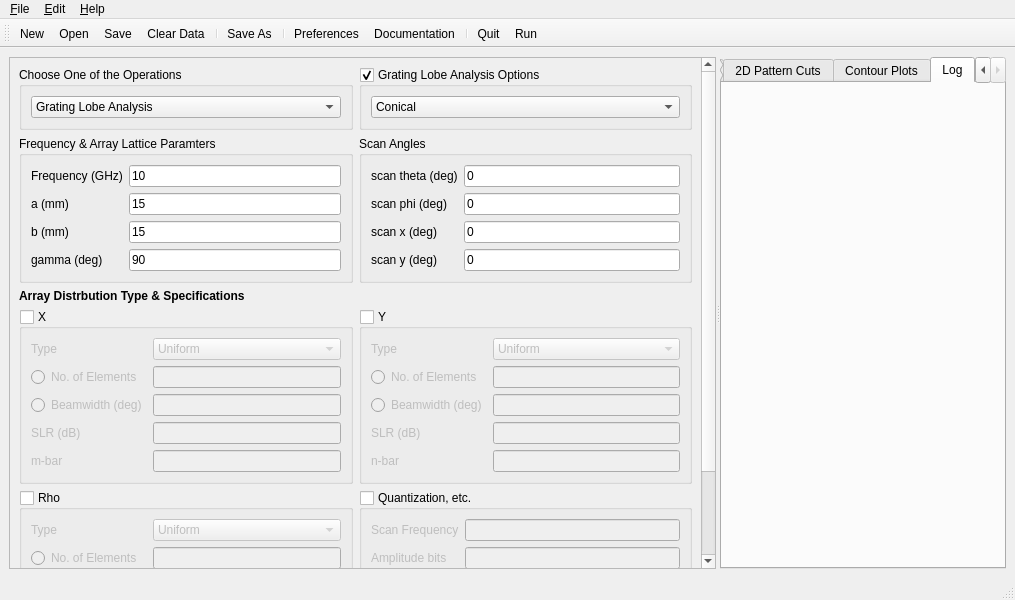
<?xml version="1.0" encoding="UTF-8"?>
<ui version="4.0">
 <class>MainWindow</class>
 <widget class="QMainWindow" name="MainWindow">
  <property name="geometry">
   <rect>
    <x>0</x>
    <y>0</y>
    <width>1015</width>
    <height>600</height>
   </rect>
  </property>
  <property name="windowTitle">
   <string>Arraytool GUI Application</string>
  </property>
  <widget class="QWidget" name="centralwidget">
   <layout class="QHBoxLayout" name="horizontalLayout_2">
    <item>
     <widget class="QSplitter" name="splitter">
      <property name="orientation">
       <enum>Qt::Horizontal</enum>
      </property>
      <widget class="QWidget" name="horizontalLayoutWidget">
       <layout class="QHBoxLayout" name="horizontalLayout">
        <item>
         <widget class="QScrollArea" name="scrollArea">
          <property name="sizePolicy">
           <sizepolicy hsizetype="Expanding" vsizetype="Expanding">
            <horstretch>0</horstretch>
            <verstretch>0</verstretch>
           </sizepolicy>
          </property>
          <property name="widgetResizable">
           <bool>true</bool>
          </property>
          <widget class="QWidget" name="scrollAreaWidgetContents">
           <property name="geometry">
            <rect>
             <x>0</x>
             <y>0</y>
             <width>770</width>
             <height>756</height>
            </rect>
           </property>
           <layout class="QGridLayout" name="gridLayout_2">
            <item row="1" column="1">
             <widget class="QGroupBox" name="groupBox_3">
              <property name="title">
               <string>Scan Angles</string>
              </property>
              <layout class="QGridLayout" name="gridLayout_4">
               <item row="0" column="0">
                <layout class="QGridLayout" name="gridLayout_5">
                 <item row="2" column="1">
                  <widget class="QLineEdit" name="linescanx">
                   <property name="toolTip">
                    <string>See the Documentation</string>
                   </property>
                   <property name="statusTip">
                    <string>See the Documentation</string>
                   </property>
                   <property name="text">
                    <string>0</string>
                   </property>
                  </widget>
                 </item>
                 <item row="3" column="1">
                  <widget class="QLineEdit" name="linescany">
                   <property name="toolTip">
                    <string>See the Documentation</string>
                   </property>
                   <property name="statusTip">
                    <string>See the Documentation</string>
                   </property>
                   <property name="text">
                    <string>0</string>
                   </property>
                  </widget>
                 </item>
                 <item row="1" column="0">
                  <widget class="QLabel" name="label_5">
                   <property name="text">
                    <string>scan phi (deg)</string>
                   </property>
                  </widget>
                 </item>
                 <item row="2" column="0">
                  <widget class="QLabel" name="label_6">
                   <property name="text">
                    <string>scan x (deg)</string>
                   </property>
                  </widget>
                 </item>
                 <item row="1" column="1">
                  <widget class="QLineEdit" name="linescanp">
                   <property name="toolTip">
                    <string>Phi Component of Scan Angle</string>
                   </property>
                   <property name="statusTip">
                    <string>Phi Component of Scan Angle</string>
                   </property>
                   <property name="text">
                    <string>0</string>
                   </property>
                  </widget>
                 </item>
                 <item row="0" column="0">
                  <widget class="QLabel" name="label_7">
                   <property name="text">
                    <string>scan theta (deg)</string>
                   </property>
                  </widget>
                 </item>
                 <item row="3" column="0">
                  <widget class="QLabel" name="label_8">
                   <property name="text">
                    <string>scan y (deg)</string>
                   </property>
                  </widget>
                 </item>
                 <item row="0" column="1">
                  <widget class="QLineEdit" name="linescant">
                   <property name="toolTip">
                    <string>Theta Component of Scan Angle</string>
                   </property>
                   <property name="statusTip">
                    <string>Theta Component of Scan Angle</string>
                   </property>
                   <property name="text">
                    <string>0</string>
                   </property>
                  </widget>
                 </item>
                </layout>
               </item>
              </layout>
             </widget>
            </item>
            <item row="3" column="0">
             <widget class="QGroupBox" name="groupX">
              <property name="toolTip">
               <string>Array Distribution along X</string>
              </property>
              <property name="statusTip">
               <string>Array Distribution along X</string>
              </property>
              <property name="title">
               <string>X</string>
              </property>
              <property name="checkable">
               <bool>true</bool>
              </property>
              <property name="checked">
               <bool>false</bool>
              </property>
              <layout class="QGridLayout" name="gridLayout_6">
               <item row="3" column="0">
                <widget class="QLabel" name="label_10">
                 <property name="text">
                  <string>SLR (dB)</string>
                 </property>
                </widget>
               </item>
               <item row="4" column="0">
                <widget class="QLabel" name="label_11">
                 <property name="text">
                  <string>m-bar</string>
                 </property>
                </widget>
               </item>
               <item row="0" column="1">
                <widget class="QComboBox" name="comboX">
                 <property name="toolTip">
                  <string>Ax(x)</string>
                 </property>
                 <property name="statusTip">
                  <string>Ax(x)</string>
                 </property>
                 <item>
                  <property name="text">
                   <string>Uniform</string>
                  </property>
                 </item>
                 <item>
                  <property name="text">
                   <string>Binomial</string>
                  </property>
                 </item>
                 <item>
                  <property name="text">
                   <string>Dolph-Chebyshev</string>
                  </property>
                 </item>
                 <item>
                  <property name="text">
                   <string>Taylor One Paramter</string>
                  </property>
                 </item>
                 <item>
                  <property name="text">
                   <string>Taylor n-bar (Villeneuve)</string>
                  </property>
                 </item>
                 <item>
                  <property name="text">
                   <string>Uniform Diff</string>
                  </property>
                 </item>
                 <item>
                  <property name="text">
                   <string>Triangular Diff</string>
                  </property>
                 </item>
                 <item>
                  <property name="text">
                   <string>Bayliss n-bar Diff</string>
                  </property>
                 </item>
                </widget>
               </item>
               <item row="1" column="0">
                <widget class="QRadioButton" name="radioButton">
                 <property name="text">
                  <string>No. of Elements</string>
                 </property>
                </widget>
               </item>
               <item row="0" column="0">
                <layout class="QVBoxLayout" name="verticalLayout">
                 <item>
                  <widget class="QLabel" name="label_9">
                   <property name="text">
                    <string>Type</string>
                   </property>
                  </widget>
                 </item>
                </layout>
               </item>
               <item row="1" column="1">
                <widget class="QLineEdit" name="linenoeX">
                 <property name="toolTip">
                  <string>M</string>
                 </property>
                 <property name="statusTip">
                  <string>M</string>
                 </property>
                </widget>
               </item>
               <item row="2" column="1">
                <widget class="QLineEdit" name="linebwX">
                 <property name="toolTip">
                  <string>BW X</string>
                 </property>
                 <property name="statusTip">
                  <string>BW X</string>
                 </property>
                </widget>
               </item>
               <item row="3" column="1">
                <widget class="QLineEdit" name="lineslrX">
                 <property name="toolTip">
                  <string>Side Lobe Ratio in X</string>
                 </property>
                 <property name="statusTip">
                  <string>Side Lobe Ratio in X</string>
                 </property>
                </widget>
               </item>
               <item row="4" column="1">
                <widget class="QLineEdit" name="linembar">
                 <property name="toolTip">
                  <string>Taylor's n-bar Paramter along X</string>
                 </property>
                </widget>
               </item>
               <item row="2" column="0">
                <widget class="QRadioButton" name="radioButton_2">
                 <property name="text">
                  <string>Beamwidth (deg)</string>
                 </property>
                </widget>
               </item>
              </layout>
             </widget>
            </item>
            <item row="4" column="0">
             <widget class="QGroupBox" name="groupRho">
              <property name="toolTip">
               <string>Array Distribution along Rho</string>
              </property>
              <property name="title">
               <string>Rho</string>
              </property>
              <property name="checkable">
               <bool>true</bool>
              </property>
              <property name="checked">
               <bool>false</bool>
              </property>
              <layout class="QGridLayout" name="gridLayout_8">
               <item row="2" column="0">
                <widget class="QRadioButton" name="radioButton_5">
                 <property name="text">
                  <string>Beamwidth (deg)</string>
                 </property>
                </widget>
               </item>
               <item row="1" column="0">
                <widget class="QRadioButton" name="radioButton_6">
                 <property name="text">
                  <string>No. of Elements</string>
                 </property>
                </widget>
               </item>
               <item row="0" column="0">
                <layout class="QVBoxLayout" name="verticalLayout_3">
                 <item>
                  <widget class="QLabel" name="label_15">
                   <property name="text">
                    <string>Type</string>
                   </property>
                  </widget>
                 </item>
                </layout>
               </item>
               <item row="3" column="0">
                <widget class="QLabel" name="label_16">
                 <property name="text">
                  <string>SLR (dB)</string>
                 </property>
                </widget>
               </item>
               <item row="4" column="0">
                <widget class="QLabel" name="label_17">
                 <property name="text">
                  <string>p-bar</string>
                 </property>
                </widget>
               </item>
               <item row="1" column="1">
                <widget class="QLineEdit" name="linenoeR">
                 <property name="toolTip">
                  <string>P (along X axis)</string>
                 </property>
                </widget>
               </item>
               <item row="2" column="1">
                <widget class="QLineEdit" name="linebwR">
                 <property name="toolTip">
                  <string>BW Rho</string>
                 </property>
                </widget>
               </item>
               <item row="3" column="1">
                <widget class="QLineEdit" name="lineslrR">
                 <property name="toolTip">
                  <string>Side Lobe Ratio in Rho</string>
                 </property>
                </widget>
               </item>
               <item row="4" column="1">
                <widget class="QLineEdit" name="linepbar">
                 <property name="toolTip">
                  <string>Taylor's n-bar Paramter along Rho</string>
                 </property>
                </widget>
               </item>
               <item row="0" column="1">
                <widget class="QComboBox" name="comboRho">
                 <property name="toolTip">
                  <string>Arho(rho)</string>
                 </property>
                 <item>
                  <property name="text">
                   <string>Uniform</string>
                  </property>
                 </item>
                 <item>
                  <property name="text">
                   <string>Hansen One Parameter</string>
                  </property>
                 </item>
                 <item>
                  <property name="text">
                   <string>Taylor Circular n-bar</string>
                  </property>
                 </item>
                 <item>
                  <property name="text">
                   <string>Circular Bayliss</string>
                  </property>
                 </item>
                </widget>
               </item>
              </layout>
             </widget>
            </item>
            <item row="1" column="0">
             <widget class="QGroupBox" name="groupBox_2">
              <property name="title">
               <string>Frequency &amp;&amp; Array Lattice Paramters </string>
              </property>
              <layout class="QGridLayout" name="gridLayout_3">
               <item row="0" column="0">
                <layout class="QGridLayout" name="gridLayout">
                 <item row="1" column="0">
                  <widget class="QLabel" name="label_3">
                   <property name="text">
                    <string>a (mm)</string>
                   </property>
                  </widget>
                 </item>
                 <item row="2" column="0">
                  <widget class="QLabel" name="label">
                   <property name="text">
                    <string>b (mm)</string>
                   </property>
                  </widget>
                 </item>
                 <item row="0" column="1">
                  <widget class="QLineEdit" name="linefreq">
                   <property name="toolTip">
                    <string>Frequency of Operation</string>
                   </property>
                   <property name="statusTip">
                    <string>Frequency of Operation</string>
                   </property>
                   <property name="text">
                    <string>10</string>
                   </property>
                  </widget>
                 </item>
                 <item row="0" column="0">
                  <widget class="QLabel" name="label_2">
                   <property name="text">
                    <string>Frequency (GHz)</string>
                   </property>
                  </widget>
                 </item>
                 <item row="3" column="0">
                  <widget class="QLabel" name="label_4">
                   <property name="text">
                    <string>gamma (deg)</string>
                   </property>
                  </widget>
                 </item>
                 <item row="1" column="1">
                  <widget class="QLineEdit" name="linea">
                   <property name="toolTip">
                    <string>Uniform Separation along X Axis</string>
                   </property>
                   <property name="statusTip">
                    <string>Uniform Separation along X Axis</string>
                   </property>
                   <property name="text">
                    <string>15</string>
                   </property>
                  </widget>
                 </item>
                 <item row="2" column="1">
                  <widget class="QLineEdit" name="lineb">
                   <property name="toolTip">
                    <string>Uniform Separation along Y Axis</string>
                   </property>
                   <property name="statusTip">
                    <string>Uniform Separation along Y Axis</string>
                   </property>
                   <property name="text">
                    <string>15</string>
                   </property>
                  </widget>
                 </item>
                 <item row="3" column="1">
                  <widget class="QLineEdit" name="linegamma">
                   <property name="toolTip">
                    <string>Array Lattice Angle</string>
                   </property>
                   <property name="statusTip">
                    <string>Array Lattice Angle</string>
                   </property>
                   <property name="text">
                    <string>90</string>
                   </property>
                  </widget>
                 </item>
                </layout>
               </item>
              </layout>
             </widget>
            </item>
            <item row="3" column="1">
             <widget class="QGroupBox" name="groupY">
              <property name="toolTip">
               <string>Array Distribution along Y</string>
              </property>
              <property name="title">
               <string>Y</string>
              </property>
              <property name="checkable">
               <bool>true</bool>
              </property>
              <property name="checked">
               <bool>false</bool>
              </property>
              <layout class="QGridLayout" name="gridLayout_7">
               <item row="2" column="0">
                <widget class="QRadioButton" name="radioButton_3">
                 <property name="text">
                  <string>Beamwidth (deg)</string>
                 </property>
                </widget>
               </item>
               <item row="1" column="0">
                <widget class="QRadioButton" name="radioButton_4">
                 <property name="text">
                  <string>No. of Elements</string>
                 </property>
                </widget>
               </item>
               <item row="0" column="0">
                <layout class="QVBoxLayout" name="verticalLayout_2">
                 <item>
                  <widget class="QLabel" name="label_12">
                   <property name="text">
                    <string>Type</string>
                   </property>
                  </widget>
                 </item>
                </layout>
               </item>
               <item row="3" column="0">
                <widget class="QLabel" name="label_13">
                 <property name="text">
                  <string>SLR (dB)</string>
                 </property>
                </widget>
               </item>
               <item row="4" column="0">
                <widget class="QLabel" name="label_14">
                 <property name="text">
                  <string>n-bar</string>
                 </property>
                </widget>
               </item>
               <item row="1" column="1">
                <widget class="QLineEdit" name="linenoeY">
                 <property name="toolTip">
                  <string>N</string>
                 </property>
                </widget>
               </item>
               <item row="2" column="1">
                <widget class="QLineEdit" name="linebwY">
                 <property name="toolTip">
                  <string>BW Y</string>
                 </property>
                </widget>
               </item>
               <item row="3" column="1">
                <widget class="QLineEdit" name="lineslrY">
                 <property name="toolTip">
                  <string>Side Lobe Ratio in Y</string>
                 </property>
                </widget>
               </item>
               <item row="4" column="1">
                <widget class="QLineEdit" name="linenbar">
                 <property name="toolTip">
                  <string>Taylor's n-bar Paramter along Y</string>
                 </property>
                </widget>
               </item>
               <item row="0" column="1">
                <widget class="QComboBox" name="comboY">
                 <item>
                  <property name="text">
                   <string>Uniform</string>
                  </property>
                 </item>
                 <item>
                  <property name="text">
                   <string>Binomial</string>
                  </property>
                 </item>
                 <item>
                  <property name="text">
                   <string>Dolph-Chebyshev</string>
                  </property>
                 </item>
                 <item>
                  <property name="text">
                   <string>Taylor One Paramter</string>
                  </property>
                 </item>
                 <item>
                  <property name="text">
                   <string>Taylor n-bar (Villeneuve)</string>
                  </property>
                 </item>
                 <item>
                  <property name="text">
                   <string>Uniform Diff</string>
                  </property>
                 </item>
                 <item>
                  <property name="text">
                   <string>Triangular Diff</string>
                  </property>
                 </item>
                 <item>
                  <property name="text">
                   <string>Bayliss n-bar Diff</string>
                  </property>
                 </item>
                </widget>
               </item>
              </layout>
             </widget>
            </item>
            <item row="4" column="1">
             <widget class="QGroupBox" name="groupQuant">
              <property name="title">
               <string>Quantization, etc.</string>
              </property>
              <property name="checkable">
               <bool>true</bool>
              </property>
              <property name="checked">
               <bool>false</bool>
              </property>
              <layout class="QGridLayout" name="gridLayout_9">
               <item row="0" column="1">
                <widget class="QLineEdit" name="linescanfreq">
                 <property name="toolTip">
                  <string>Frequency at which Phase Shifters are Tuned</string>
                 </property>
                </widget>
               </item>
               <item row="0" column="0">
                <layout class="QVBoxLayout" name="verticalLayout_4">
                 <item>
                  <widget class="QLabel" name="label_18">
                   <property name="text">
                    <string>Scan Frequency</string>
                   </property>
                  </widget>
                 </item>
                </layout>
               </item>
               <item row="3" column="0">
                <widget class="QLabel" name="label_19">
                 <property name="text">
                  <string>dB Lower limit</string>
                 </property>
                </widget>
               </item>
               <item row="1" column="1">
                <widget class="QLineEdit" name="lineabits">
                 <property name="toolTip">
                  <string>Amplitude Quantization bits</string>
                 </property>
                </widget>
               </item>
               <item row="2" column="1">
                <widget class="QLineEdit" name="linepbits">
                 <property name="toolTip">
                  <string>Phase Quantization bits</string>
                 </property>
                </widget>
               </item>
               <item row="3" column="1">
                <widget class="QLineEdit" name="linedblimit">
                 <property name="toolTip">
                  <string>dB Lower Limit for Plotting Purpose</string>
                 </property>
                </widget>
               </item>
               <item row="4" column="0" colspan="2">
                <widget class="QPushButton" name="pushplotspec">
                 <property name="toolTip">
                  <string>Theta Cut, Phi Cut, Theta Resolution, Phi Resolution, 2D Pattern, 3D Pattern, etc</string>
                 </property>
                 <property name="text">
                  <string>Plot Specifications</string>
                 </property>
                </widget>
               </item>
               <item row="1" column="0">
                <widget class="QLabel" name="label_21">
                 <property name="text">
                  <string>Amplitude bits</string>
                 </property>
                </widget>
               </item>
               <item row="2" column="0">
                <widget class="QLabel" name="label_22">
                 <property name="text">
                  <string>Phase bits</string>
                 </property>
                </widget>
               </item>
              </layout>
             </widget>
            </item>
            <item row="0" column="0">
             <widget class="QGroupBox" name="groupOperations">
              <property name="title">
               <string>Choose One of the Operations</string>
              </property>
              <layout class="QGridLayout" name="gridLayout_10">
               <item row="0" column="0">
                <layout class="QVBoxLayout" name="verticalLayout_5"/>
               </item>
               <item row="1" column="0">
                <widget class="QComboBox" name="comboOperations">
                 <property name="toolTip">
                  <string>Choose one of the Operations</string>
                 </property>
                 <property name="statusTip">
                  <string>Choose one of the Operations</string>
                 </property>
                 <item>
                  <property name="text">
                   <string>Grating Lobe Analysis</string>
                  </property>
                 </item>
                 <item>
                  <property name="text">
                   <string>Typical Array Analysis &amp; Synthesis</string>
                  </property>
                 </item>
                 <item>
                  <property name="text">
                   <string>User Defined Array Analysis</string>
                  </property>
                 </item>
                 <item>
                  <property name="text">
                   <string>Shaped Beam Synthesis</string>
                  </property>
                 </item>
                 <item>
                  <property name="text">
                   <string>Mutual Coupling Analysis</string>
                  </property>
                 </item>
                </widget>
               </item>
              </layout>
             </widget>
            </item>
            <item row="0" column="1">
             <widget class="QGroupBox" name="groupGrating">
              <property name="title">
               <string>Grating Lobe Analysis Options</string>
              </property>
              <property name="checkable">
               <bool>true</bool>
              </property>
              <layout class="QGridLayout" name="gridLayout_11">
               <item row="0" column="0">
                <layout class="QVBoxLayout" name="verticalLayout_6">
                 <item>
                  <widget class="QComboBox" name="comboGrating">
                   <property name="toolTip">
                    <string>Choose among Different Scan Sector Options</string>
                   </property>
                   <property name="statusTip">
                    <string>Choose among Different Scan Sector Options</string>
                   </property>
                   <item>
                    <property name="text">
                     <string>Conical</string>
                    </property>
                   </item>
                   <item>
                    <property name="text">
                     <string>Rectangular</string>
                    </property>
                   </item>
                   <item>
                    <property name="text">
                     <string>Knittel Side</string>
                    </property>
                   </item>
                   <item>
                    <property name="text">
                     <string>Knittel Top</string>
                    </property>
                   </item>
                  </widget>
                 </item>
                </layout>
               </item>
              </layout>
             </widget>
            </item>
            <item row="2" column="0" colspan="2">
             <widget class="QLabel" name="label_20">
              <property name="font">
               <font>
                <weight>75</weight>
                <bold>true</bold>
               </font>
              </property>
              <property name="text">
               <string>Array Distrbution Type &amp; Specifications</string>
              </property>
             </widget>
            </item>
           </layout>
          </widget>
         </widget>
        </item>
       </layout>
      </widget>
      <widget class="QTabWidget" name="tabWidget">
       <property name="minimumSize">
        <size>
         <width>0</width>
         <height>0</height>
        </size>
       </property>
       <property name="currentIndex">
        <number>3</number>
       </property>
       <widget class="QWidget" name="GAtab">
        <attribute name="title">
         <string>Array &amp;&amp; Grating Lobes</string>
        </attribute>
        <layout class="QVBoxLayout" name="verticalLayout_8">
         <item>
          <layout class="QVBoxLayout" name="verticalLayout_7"/>
         </item>
        </layout>
       </widget>
       <widget class="QWidget" name="cutstab">
        <attribute name="title">
         <string>2D Pattern Cuts</string>
        </attribute>
        <layout class="QVBoxLayout" name="verticalLayout_10">
         <item>
          <layout class="QVBoxLayout" name="verticalLayout_9"/>
         </item>
        </layout>
       </widget>
       <widget class="QWidget" name="contourtab">
        <attribute name="title">
         <string>Contour Plots</string>
        </attribute>
        <layout class="QVBoxLayout" name="verticalLayout_12">
         <item>
          <layout class="QVBoxLayout" name="verticalLayout_11"/>
         </item>
        </layout>
       </widget>
       <widget class="QWidget" name="log">
        <attribute name="title">
         <string>Log</string>
        </attribute>
        <layout class="QVBoxLayout" name="verticalLayout_14">
         <item>
          <layout class="QVBoxLayout" name="verticalLayout_13"/>
         </item>
        </layout>
       </widget>
      </widget>
     </widget>
    </item>
   </layout>
  </widget>
  <widget class="QMenuBar" name="menubar">
   <property name="geometry">
    <rect>
     <x>0</x>
     <y>0</y>
     <width>1015</width>
     <height>23</height>
    </rect>
   </property>
   <widget class="QMenu" name="menu_File">
    <property name="title">
     <string>&amp;File</string>
    </property>
    <addaction name="action_New"/>
    <addaction name="action_Open"/>
    <addaction name="action_Save"/>
    <addaction name="actionSave_As"/>
    <addaction name="separator"/>
    <addaction name="action_Quit"/>
   </widget>
   <widget class="QMenu" name="menu_Edit">
    <property name="title">
     <string>&amp;Edit</string>
    </property>
    <addaction name="separator"/>
    <addaction name="actionClear_Data"/>
    <addaction name="action_Preferences"/>
   </widget>
   <widget class="QMenu" name="menu_Help">
    <property name="title">
     <string>&amp;Help</string>
    </property>
    <addaction name="actionArraytool_Help"/>
    <addaction name="actionAbout"/>
   </widget>
   <addaction name="menu_File"/>
   <addaction name="menu_Edit"/>
   <addaction name="menu_Help"/>
  </widget>
  <widget class="QStatusBar" name="statusbar"/>
  <widget class="QToolBar" name="toolBar">
   <property name="windowTitle">
    <string>toolBar</string>
   </property>
   <property name="iconSize">
    <size>
     <width>22</width>
     <height>22</height>
    </size>
   </property>
   <attribute name="toolBarArea">
    <enum>TopToolBarArea</enum>
   </attribute>
   <attribute name="toolBarBreak">
    <bool>false</bool>
   </attribute>
   <addaction name="action_New"/>
   <addaction name="action_Open"/>
   <addaction name="action_Save"/>
   <addaction name="actionClear_Data"/>
   <addaction name="separator"/>
   <addaction name="actionSave_As"/>
   <addaction name="separator"/>
   <addaction name="action_Preferences"/>
   <addaction name="actionArraytool_Help"/>
   <addaction name="separator"/>
   <addaction name="action_Quit"/>
   <addaction name="actionRun"/>
  </widget>
  <action name="actionRun">
   <property name="icon">
    <iconset resource="arraytool.qrc">
     <normaloff>:/icons/icons/22x22/categories/applications-system.png</normaloff>:/icons/icons/22x22/categories/applications-system.png</iconset>
   </property>
   <property name="text">
    <string>Run</string>
   </property>
   <property name="toolTip">
    <string>Run</string>
   </property>
   <property name="statusTip">
    <string extracomment="sdfsd"/>
   </property>
   <property name="shortcut">
    <string>Ctrl+R</string>
   </property>
  </action>
  <action name="action_New">
   <property name="icon">
    <iconset resource="arraytool.qrc">
     <normaloff>:/icons/icons/22x22/actions/document-new.png</normaloff>:/icons/icons/22x22/actions/document-new.png</iconset>
   </property>
   <property name="text">
    <string>&amp;New</string>
   </property>
   <property name="shortcut">
    <string>Ctrl+N</string>
   </property>
  </action>
  <action name="action_Open">
   <property name="icon">
    <iconset resource="arraytool.qrc">
     <normaloff>:/icons/icons/22x22/actions/document-open.png</normaloff>:/icons/icons/22x22/actions/document-open.png</iconset>
   </property>
   <property name="text">
    <string>&amp;Open</string>
   </property>
   <property name="shortcut">
    <string>Ctrl+O</string>
   </property>
  </action>
  <action name="action_Save">
   <property name="icon">
    <iconset resource="arraytool.qrc">
     <normaloff>:/icons/icons/22x22/actions/document-save.png</normaloff>:/icons/icons/22x22/actions/document-save.png</iconset>
   </property>
   <property name="text">
    <string>&amp;Save</string>
   </property>
   <property name="shortcut">
    <string>Ctrl+S</string>
   </property>
  </action>
  <action name="actionSave_As">
   <property name="icon">
    <iconset resource="arraytool.qrc">
     <normaloff>:/icons/icons/22x22/actions/document-save-as.png</normaloff>:/icons/icons/22x22/actions/document-save-as.png</iconset>
   </property>
   <property name="text">
    <string>Save &amp;As</string>
   </property>
   <property name="shortcut">
    <string>Ctrl+Shift+S</string>
   </property>
  </action>
  <action name="action_Quit">
   <property name="icon">
    <iconset resource="arraytool.qrc">
     <normaloff>:/icons/icons/22x22/actions/system-log-out.png</normaloff>:/icons/icons/22x22/actions/system-log-out.png</iconset>
   </property>
   <property name="text">
    <string>&amp;Quit</string>
   </property>
   <property name="shortcut">
    <string>Ctrl+Q</string>
   </property>
  </action>
  <action name="action_Preferences">
   <property name="icon">
    <iconset resource="arraytool.qrc">
     <normaloff>:/icons/icons/22x22/categories/preferences-system.png</normaloff>:/icons/icons/22x22/categories/preferences-system.png</iconset>
   </property>
   <property name="text">
    <string>&amp;Preferences</string>
   </property>
   <property name="shortcut">
    <string>Ctrl+Shift+P</string>
   </property>
  </action>
  <action name="actionArraytool_Help">
   <property name="icon">
    <iconset resource="arraytool.qrc">
     <normaloff>:/icons/icons/22x22/apps/help-browser.png</normaloff>:/icons/icons/22x22/apps/help-browser.png</iconset>
   </property>
   <property name="text">
    <string>&amp;Documentation</string>
   </property>
   <property name="shortcut">
    <string>Ctrl+?</string>
   </property>
  </action>
  <action name="actionAbout">
   <property name="text">
    <string>About</string>
   </property>
  </action>
  <action name="actionClear_Data">
   <property name="icon">
    <iconset resource="arraytool.qrc">
     <normaloff>:/icons/icons/22x22/actions/edit-clear.png</normaloff>:/icons/icons/22x22/actions/edit-clear.png</iconset>
   </property>
   <property name="text">
    <string>Clear &amp;Data</string>
   </property>
   <property name="shortcut">
    <string>Ctrl+L</string>
   </property>
  </action>
 </widget>
 <tabstops>
  <tabstop>comboOperations</tabstop>
  <tabstop>comboGrating</tabstop>
  <tabstop>linefreq</tabstop>
  <tabstop>linea</tabstop>
  <tabstop>lineb</tabstop>
  <tabstop>linegamma</tabstop>
  <tabstop>linescant</tabstop>
  <tabstop>linescanp</tabstop>
  <tabstop>linescanx</tabstop>
  <tabstop>linescany</tabstop>
  <tabstop>groupX</tabstop>
  <tabstop>comboX</tabstop>
  <tabstop>radioButton</tabstop>
  <tabstop>linenoeX</tabstop>
  <tabstop>radioButton_2</tabstop>
  <tabstop>linebwX</tabstop>
  <tabstop>lineslrX</tabstop>
  <tabstop>linembar</tabstop>
  <tabstop>groupY</tabstop>
  <tabstop>radioButton_4</tabstop>
  <tabstop>linenoeY</tabstop>
  <tabstop>radioButton_3</tabstop>
  <tabstop>linebwY</tabstop>
  <tabstop>lineslrY</tabstop>
  <tabstop>linenbar</tabstop>
  <tabstop>groupRho</tabstop>
  <tabstop>comboRho</tabstop>
  <tabstop>radioButton_6</tabstop>
  <tabstop>linenoeR</tabstop>
  <tabstop>radioButton_5</tabstop>
  <tabstop>linebwR</tabstop>
  <tabstop>lineslrR</tabstop>
  <tabstop>linepbar</tabstop>
  <tabstop>groupQuant</tabstop>
  <tabstop>linescanfreq</tabstop>
  <tabstop>lineabits</tabstop>
  <tabstop>linepbits</tabstop>
  <tabstop>linedblimit</tabstop>
  <tabstop>pushplotspec</tabstop>
  <tabstop>tabWidget</tabstop>
  <tabstop>scrollArea</tabstop>
 </tabstops>
 <resources>
  <include location="arraytool.qrc"/>
 </resources>
 <connections>
  <connection>
   <sender>groupRho</sender>
   <signal>clicked(bool)</signal>
   <receiver>groupX</receiver>
   <slot>setDisabled(bool)</slot>
   <hints>
    <hint type="sourcelabel">
     <x>71</x>
     <y>618</y>
    </hint>
    <hint type="destinationlabel">
     <x>64</x>
     <y>417</y>
    </hint>
   </hints>
  </connection>
  <connection>
   <sender>groupRho</sender>
   <signal>clicked(bool)</signal>
   <receiver>groupY</receiver>
   <slot>setDisabled(bool)</slot>
   <hints>
    <hint type="sourcelabel">
     <x>125</x>
     <y>560</y>
    </hint>
    <hint type="destinationlabel">
     <x>450</x>
     <y>361</y>
    </hint>
   </hints>
  </connection>
  <connection>
   <sender>action_Quit</sender>
   <signal>activated()</signal>
   <receiver>MainWindow</receiver>
   <slot>close()</slot>
   <hints>
    <hint type="sourcelabel">
     <x>-1</x>
     <y>-1</y>
    </hint>
    <hint type="destinationlabel">
     <x>429</x>
     <y>299</y>
    </hint>
   </hints>
  </connection>
 </connections>
</ui>
